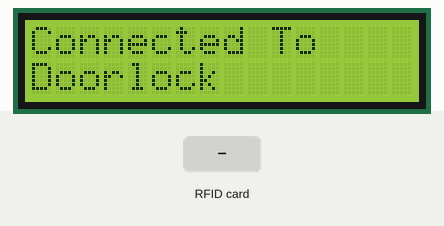
Simulated run of this sketch. Board: ESP8266 (NodeMCU). Parts: 16×2 character LCD. Inputs (shaded band) come from the test bench. WiFi joins after 1.5 s; servers stay silent unless stated; uploads are accepted with an empty reply; what the sketch prints to the serial monitor is not drawn.

Above: at 2.2 s.
6.4 s: RFID card 5E 7A 19 C4 held to the reader
Timing chart, 0 to 9.4 s (numbered marks = the images above; inputs shaded):
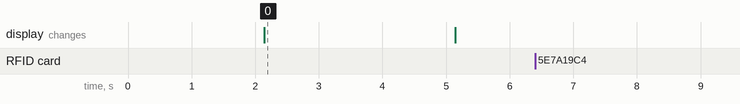

Measured:
- after the input at 6.4 s, every drawn part: stays the same
- what the display in image 0 shows lasts 3.0 s, from 2.1 s to 5.1 s

The sketch:

esp-lcd-test.ino
```cpp
#include <ESP8266HTTPClient.h>
#include <ESP8266WiFi.h>
#include <MFRC522.h>
#include <SPI.h>
#include <Wire.h>
#include <hd44780.h>          // main hd44780 header
#include <hd44780ioClass/hd44780_I2Cexp.h>
// #include <OneButton.h>
#define RST_PIN   D3     // Reset pin for MFRC522
#define SS_PIN    D4     // Slave Select pin for MFRC522

MFRC522 mfrc522(SS_PIN, RST_PIN); // Create MFRC522 instance
hd44780_I2Cexp lcd;
// const int Mainbutton = D9;
// const int Secondbutton = D10;
// const int Greenled = D0;
// const int Redled = D8;
// bool ClickOn1 = false;
// OneButton button(Mainbutton, true);
const char* ssid = "Doorlock";
const char* password = "123456780";
void setup() {
  // pinMode(Mainbutton,INPUT);
  // pinMode(Secondbutton,INPUT);
  // pinMode(Greenled,OUTPUT);
  // pinMode(Redled,OUTPUT);
  Serial.begin(9600);
  SPI.begin();
  lcd.begin(16, 2);  // initialize 16x2 LCD
  // lcd.init();
  lcd.backlight();
  mfrc522.PCD_Init();
  WiFi.begin(ssid, password);
  while (WiFi.status() != WL_CONNECTED) {
    delay(1000);
    Serial.println("Connecting to WiFi...");
  }
  Serial.println("Connected to WiFi");
  Serial.println("All setup done");
  lcd.clear();
  lcd.setCursor(0,0);
  lcd.print("Connected To");
  lcd.setCursor(0,1);
  lcd.print(ssid);
  delay(3000);
  lcd.clear();
  // lcd.setCursor(0,0);
  // lcd.print("Click-RedButton");
  // lcd.setCursor(0,1);
  // lcd.print(" Entry/Report ");
  // button.attachLongPressStop(buttonClick);
  // button.attachDoubleClick(DoubleClick);
  // button.attachClick(singleClick);
}
void loop() {
  // button.tick();
  // if(Secondbutton == HIGH){
  //     lcd.clear();
  //     digitalWrite(Redled,LOW);
  //     digitalWrite(Greenled,LOW);
  // }
  if (mfrc522.PICC_IsNewCardPresent() && mfrc522.PICC_ReadCardSerial()) {
    // Read card UID
    Serial.println("Report");
    String uid = "";
    for (byte i = 0; i < mfrc522.uid.size; i++) {
      uid += String(mfrc522.uid.uidByte[i] < 0x10 ? "0" : "");
      uid += String(mfrc522.uid.uidByte[i], HEX);
    }
    uid.toUpperCase();
    Serial.println("Card UID: " + uid);
    Report(uid);
    delay(500); // Delay a bit to avoid reading multiple times
  }
}

// void singleClick(){
//   ClickOn1 = !ClickOn1;
//   if(ClickOn1){
//     lcd.clear();
//     lcd.setCursor(0,0);
//     lcd.print("  REPORT  ");
//   if (mfrc522.PICC_IsNewCardPresent() && mfrc522.PICC_ReadCardSerial()) {
//     // Read card UID
//     Serial.println("Report");
//     String uid = "";
//     for (byte i = 0; i < mfrc522.uid.size; i++) {
//       uid += String(mfrc522.uid.uidByte[i] < 0x10 ? "0" : "");
//       uid += String(mfrc522.uid.uidByte[i], HEX);
//     }
//     uid.toUpperCase();
//     Serial.println("Card UID: " + uid);
//     Report(uid);
//     delay(500); // Delay a bit to avoid reading multiple times
//   }
//   }
//   else{
//     if (mfrc522.PICC_IsNewCardPresent() && mfrc522.PICC_ReadCardSerial()) {
//     // Read card UID
//     Serial.println("Entry");
//     String uid = "";
//     for (byte i = 0; i < mfrc522.uid.size; i++) {
//       uid += String(mfrc522.uid.uidByte[i] < 0x10 ? "0" : "");
//       uid += String(mfrc522.uid.uidByte[i], HEX);
//     }
//     uid.toUpperCase();
//     Serial.println("Card UID: " + uid);
//     Entry(uid);
//     delay(500); // Delay a bit to avoid reading multiple times
//   }
//   }
// }

void Report(String uid) {
  const char* serverAddress = "http://192.168.202.228/test/sensor_data_test2.php";
  HTTPClient http;
  WiFiClient client;
  http.begin(client,serverAddress);
  http.addHeader("Content-Type", "application/x-www-form-urlencoded");
  String data = "sensor1=" + uid;
  int httpResponseCode = http.POST(data);
  if (httpResponseCode > 0) {
    String response = http.getString();
    Serial.println(httpResponseCode);
    Serial.println(response);
    // if(response == "Invalid"){
    //   digitalWrite(Redled,HIGH);
    //   digitalWrite(Greenled,LOW);
    // }
    // else{
    //   digitalWrite(Redled,LOW);
    //   digitalWrite(Greenled,HIGH);
    // }
    // Clear the LCD display
    lcd.clear();

    // Find the position of the "<hr>" delimiter in the response string
    int delimiterIndex = response.indexOf("<hr>");

    // If the delimiter is found
    if (delimiterIndex != -1) {
        // Extract the first part of the response string before the delimiter
        String firstPart = response.substring(0, delimiterIndex);
        // Extract the second part of the response string after the delimiter
        String secondPart = response.substring(delimiterIndex + 4); // +4 to skip "<hr>"

        // Print the first part on the first line of the LCD
        lcd.setCursor(0, 0);
        lcd.print(firstPart);

        // Print the second part on the second line of the LCD
        lcd.setCursor(0, 1);
        lcd.print(secondPart);
    }
    // Add a delay after printing on the LCD
    delay(500); // Adjust as needed
  } else {
    Serial.println("Error on HTTP request");
    // Clear the LCD display
    lcd.clear();
    // Print an error message on the LCD
    lcd.setCursor(0, 0);
    lcd.print("Error: HTTP ");
    lcd.setCursor(0, 1);
    lcd.print("Code ");
    lcd.print(httpResponseCode);
    // Add a delay after printing the error message
    delay(500); // Adjust as needed
  }
  http.end();
}
// void Entry(String uid){
//   const char* serverAddress = "http://192.168.22.228/test/sensor_data2.php";
//   HTTPClient http;
//   WiFiClient client;
//   http.begin(client,serverAddress);
//   http.addHeader("Content-Type", "application/x-www-form-urlencoded");
//   String data = "sensor1=" + uid;

//   int httpResponseCode = http.POST(data);

//   if (httpResponseCode > 0) {
//     String response = http.getString();
//     Serial.println(httpResponseCode);
//     Serial.println(response);
//     if(response == "Invalid"){
//       digitalWrite(Redled,HIGH);
//       digitalWrite(Greenled,LOW);
//     }
//     else{
//       digitalWrite(Redled,LOW);
//       digitalWrite(Greenled,HIGH);
//     }
//     // Clear the LCD display
//     lcd.clear();

//     // Find the position of the "<hr>" delimiter in the response string
//     int delimiterIndex = response.indexOf("<hr>");

//     // If the delimiter is found
//     if (delimiterIndex != -1) {
//         // Extract the first part of the response string before the delimiter
//         String firstPart = response.substring(0, delimiterIndex);
//         // Extract the second part of the response string after the delimiter
//         String secondPart = response.substring(delimiterIndex + 4); // +4 to skip "<hr>"

//         // Print the first part on the first line of the LCD
//         lcd.setCursor(0, 0);
//         lcd.print(firstPart);

//         // Print the second part on the second line of the LCD
//         lcd.setCursor(0, 1);
//         lcd.print(secondPart);
//     }
//     // Add a delay after printing on the LCD
//     delay(500); // Adjust as needed
//   } else {
//     Serial.println("Error on HTTP request");
//     // Clear the LCD display
//     lcd.clear();
//     // Print an error message on the LCD
//     lcd.setCursor(0, 0);
//     lcd.print("Error: HTTP ");
//     lcd.setCursor(0, 1);
//     lcd.print("Code ");
//     lcd.print(httpResponseCode);
//     // Add a delay after printing the error message
//     delay(500); // Adjust as needed
//   }
//   http.end();
// }
```
